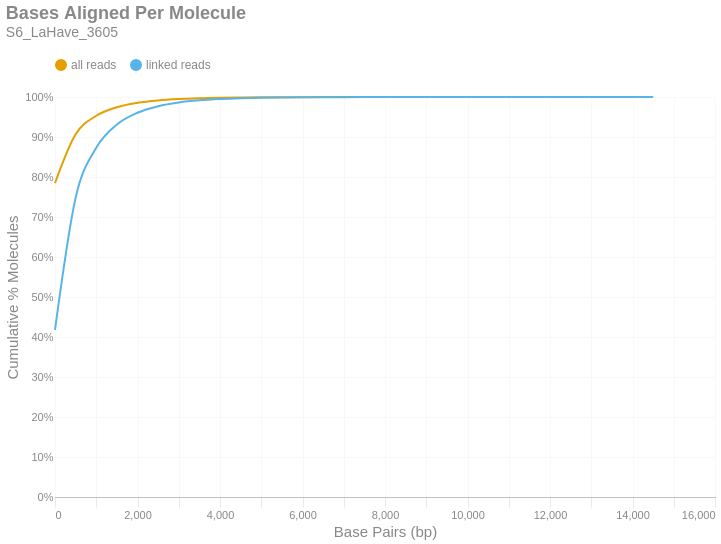

Notebook cell for this chart:
### Markdown cell above
### Bases Aligned Per Molecule
This is a cumulative frequency distribution showing the number of base pairs aligned per unique molecule. These data are shown in 500 bp bins. There are two distributions: one with `all reads` (yellow) and another with only `linked reads` (blue). The percent of molecules in the `linked reads` distribution is relative to the total number of linked molecules.

### Code cell
if SKIPLR:
    print_html(f"Skipped")
else:
    binned_df = consolidated_hist(valids['aligned_bp'], mask, 500, True)
    with SafeRender(binned_df):
        (
            density_plot(binned_df, 'Bases Aligned Per Molecule', samplename, 'basesper')
            .encode(
                x=alt.X('bin:Q', title="Base Pairs (bp)").axis(tickMinStep=500).scale(padding=0),
                y=alt.Y('value:Q', title='Cumulative % Molecules')
                    .axis(format='%')
                    .scale(domain = [0,1])
                    .stack(False),
                color=alt.Color("key:N").scale(domain = ["all reads", "linked reads"]),
                tooltip = [
                    alt.Tooltip("key:N", title = "Data Type"),
                    alt.Tooltip("range_label:N", title="Bases Aligned Per Molecule"),
                    alt.Tooltip("value:Q", format = ".2%", title="% Molecules (Cum.)")
                ]
            )
        ).display()

### Figure 1 — Vega-Lite specification as saved in the notebook (floating-point values rounded to 4 significant figures)
{"width": "container", "height": 400, "config": {"title": {"anchor": "start", "dy": -15, "fontSize": 18, "color": "#888888", "subtitleColor": "#888888", "subtitleFontSize": 14}, "arc": {"fill": "#0072B2"}, "axis": {"domainColor": "#888888", "domainWidth": 0.5, "gridWidth": 0.2, "grid": false, "titleFontWeight": 400, "titleFontSize": 15, "labelFontSize": 11, "labelColor": "#888888", "tickColor": "#888888", "tickWidth": 0.2, "titleColor": "#888888"}, "axisBand": {"grid": false}, "axisX": {"grid": true, "tickSize": 10, "domainCap": "round"}, "axisY": {"domain": false, "grid": true, "tickSize": 0, "domainCap": "round"}, "background": "transparent", "header": {"labelFontSize": 15, "labelColor": "#888888", "titleFontSize": 15, "titleFontWeight": 600, "titleColor": "#888888"}, "legend": {"labelFont": "sans-serif", "labelFontSize": 12, "labelColor": "#888888", "symbolSize": 100, "symbolType": "circle", "titleFontSize": 12, "titlePadding": 10, "titleColor": "#888888", "title": null, "orient": "top"}, "range": {"category": ["#E69F00", "#56B4E9", "#009E73", "#F0E442", "#0072B2", "#D55E00", "#CC79A7", "#000000"], "diverging": ["#cfe8f3", "#a2d4ec", "#73bfe2", "#46abdb", "#1696d2", "#12719e"]}, "area": {"fill": "#0072B2", "fillOpacity": 0.7, "line": true, "strokeOpacity": 0.7}, "line": {"color": "#0072B2", "stroke": "#0072B2", "strokeWidth": 2}, "trail": {"color": "#0072B2", "stroke": "#0072B2", "strokeWidth": 0, "size": 1}, "point": {"filled": true, "fillOpacity": 1.0, "size": 95}, "text": {"color": "#888888", "fontSize": 11, "align": "right", "fontWeight": 400, "size": 11}, "bar": {"fill": "#0072B2", "stroke": null}, "view": {"stroke": null, "continuousWidth": 660, "continuousHeight": 400}}, "data": {"name": "data-de7906ba99340e5709f72f70150ad96d"}, "mark": {"type": "line", "interpolate": "monotone", "point": {"opacity": 0, "size": 275}}, "encoding": {"color": {"field": "key", "scale": {"domain": ["all reads", "linked reads"]}, "type": "nominal"}, "tooltip": [{"field": "key", "title": "Data Type", "type": "nominal"}, {"field": "range_label", "title": "Bases Aligned Per Molecule", "type": "nominal"}, {"field": "value", "format": ".2%", "title": "% Molecules (Cum.)", "type": "quantitative"}], "x": {"axis": {"tickMinStep": 500}, "field": "bin", "scale": {"padding": 0}, "title": "Base Pairs (bp)", "type": "quantitative"}, "y": {"axis": {"format": "%"}, "field": "value", "scale": {"domain": [0, 1]}, "stack": false, "title": "Cumulative % Molecules", "type": "quantitative"}}, "params": [{"name": "param_c36ac31b6afebe62", "select": {"type": "point", "fields": ["key"]}, "bind": "legend"}], "title": {"text": "Bases Aligned Per Molecule", "subtitle": "S6_LaHave_3605"}, "transform": [{"fold": ["all reads (cumsum)", "linked reads (cumsum)"]}, {"calculate": "replace(datum.key, ' (cumsum)', '')", "as": "key"}, {"filter": {"param": "param_c36ac31b6afebe62"}}], "usermeta": {"embedOptions": {"downloadFileName": "S6_LaHave_3605.basesper"}}, "$schema": "https://vega.github.io/schema/vega-lite/v6.1.0.json", "datasets": {"data-de7906ba99340e5709f72f70150ad96d": [{"bin": "0.0", "interval": "0.0-500.0", "all reads": 0.7846, "linked reads": 0.4179, "all reads (cumsum)": 0.7846, "linked reads (cumsum)": 0.4179, "range_label": "0-499"}, {"bin": "500.0", "interval": "500.0-1000.0", "all reads": 0.1222, "linked reads": 0.33, "all reads (cumsum)": 0.9068, "linked reads (cumsum)": 0.7479, "range_label": "500-999"}, {"bin": "1000.0", "interval": "1000.0-1500.0", "all reads": 0.04623, "linked reads": 0.1251, "all reads (cumsum)": 0.9531, "linked reads (cumsum)": 0.873, "range_label": "1000-1499"}, {"bin": "1500.0", "interval": "1500.0-2000.0", "all reads": 0.02147, "linked reads": 0.05809, "all reads (cumsum)": 0.9745, "linked reads (cumsum)": 0.9311, "range_label": "1500-1999"}, {"bin": "2000.0", "interval": "2000.0-2500.0", "all reads": 0.01092, "linked reads": 0.02956, "all reads (cumsum)": 0.9855, "linked reads (cumsum)": 0.9606, "range_label": "2000-2499"}, {"bin": "2500.0", "interval": "2500.0-3000.0", "all reads": 0.006042, "linked reads": 0.01635, "all reads (cumsum)": 0.9915, "linked reads (cumsum)": 0.977, "range_label": "2500-2999"}, {"bin": "3000.0", "interval": "3000.0-3500.0", "all reads": 0.003415, "linked reads": 0.009243, "all reads (cumsum)": 0.9949, "linked reads (cumsum)": 0.9862, "range_label": "3000-3499"}, {"bin": "3500.0", "interval": "3500.0-4000.0", "all reads": 0.001982, "linked reads": 0.005364, "all reads (cumsum)": 0.9969, "linked reads (cumsum)": 0.9916, "range_label": "3500-3999"}, {"bin": "4000.0", "interval": "4000.0-4500.0", "all reads": 0.001177, "linked reads": 0.003185, "all reads (cumsum)": 0.9981, "linked reads (cumsum)": 0.9948, "range_label": "4000-4499"}, {"bin": "4500.0", "interval": "4500.0-5000.0", "all reads": 0.000722, "linked reads": 0.001954, "all reads (cumsum)": 0.9988, "linked reads (cumsum)": 0.9967, "range_label": "4500-4999"}, {"bin": "5000.0", "interval": "5000.0-5500.0", "all reads": 0.0004447, "linked reads": 0.001203, "all reads (cumsum)": 0.9992, "linked reads (cumsum)": 0.9979, "range_label": "5000-5499"}, {"bin": "5500.0", "interval": "5500.0-6000.0", "all reads": 0.0002641, "linked reads": 0.0007147, "all reads (cumsum)": 0.9995, "linked reads (cumsum)": 0.9986, "range_label": "5500-5999"}, {"bin": "6000.0", "interval": "6000.0-6500.0", "all reads": 0.0001849, "linked reads": 0.0005005, "all reads (cumsum)": 0.9997, "linked reads (cumsum)": 0.9991, "range_label": "6000-6499"}, {"bin": "6500.0", "interval": "6500.0-7000.0", "all reads": 0.0001143, "linked reads": 0.0003093, "all reads (cumsum)": 0.9998, "linked reads (cumsum)": 0.9995, "range_label": "6500-6999"}, {"bin": "7000.0", "interval": "7000.0-7500.0", "all reads": 6.984e-05, "linked reads": 0.000189, "all reads (cumsum)": 0.9999, "linked reads (cumsum)": 0.9996, "range_label": "7000-7499"}, {"bin": "7500.0", "interval": "7500.0-8000.0", "all reads": 4.835e-05, "linked reads": 0.0001309, "all reads (cumsum)": 0.9999, "linked reads (cumsum)": 0.9998, "range_label": "7500-7999"}, {"bin": "8000.0", "interval": "8000.0-8500.0", "all reads": 2.934e-05, "linked reads": 7.941e-05, "all reads (cumsum)": 0.9999, "linked reads (cumsum)": 0.9999, "range_label": "8000-8499"}, {"bin": "8500.0", "interval": "8500.0-9000.0", "all reads": 1.963e-05, "linked reads": 5.313e-05, "all reads (cumsum)": 1.0, "linked reads (cumsum)": 0.9999, "range_label": "8500-8999"}, {"bin": "9000.0", "interval": "9000.0-9500.0", "all reads": 9.092e-06, "linked reads": 2.461e-05, "all reads (cumsum)": 1.0, "linked reads (cumsum)": 0.9999, "range_label": "9000-9499"}, {"bin": "9500.0", "interval": "9500.0-10000.0", "all reads": 7.645e-06, "linked reads": 2.069e-05, "all reads (cumsum)": 1.0, "linked reads (cumsum)": 1.0, "range_label": "9500-9999"}, {"bin": "10000.0", "interval": "10000.0-10500.0", "all reads": 5.372e-06, "linked reads": 1.454e-05, "all reads (cumsum)": 1.0, "linked reads (cumsum)": 1.0, "range_label": "10000-10499"}, {"bin": "10500.0", "interval": "10500.0-11000.0", "all reads": 3.926e-06, "linked reads": 1.063e-05, "all reads (cumsum)": 1.0, "linked reads (cumsum)": 1.0, "range_label": "10500-10999"}, {"bin": "11000.0", "interval": "11000.0-11500.0", "all reads": 3.513e-06, "linked reads": 9.507e-06, "all reads (cumsum)": 1.0, "linked reads (cumsum)": 1.0, "range_label": "11000-11499"}, {"bin": "11500.0", "interval": "11500.0-12000.0", "all reads": 1.446e-06, "linked reads": 3.915e-06, "all reads (cumsum)": 1.0, "linked reads (cumsum)": 1.0, "range_label": "11500-11999"}, {"bin": "12000.0", "interval": "12000.0-12500.0", "all reads": 8.265e-07, "linked reads": 2.237e-06, "all reads (cumsum)": 1.0, "linked reads (cumsum)": 1.0, "range_label": "12000-12499"}, {"bin": "12500.0", "interval": "12500.0-13000.0", "all reads": 1.033e-06, "linked reads": 2.796e-06, "all reads (cumsum)": 1.0, "linked reads (cumsum)": 1.0, "range_label": "12500-12999"}, {"bin": "13000.0", "interval": "13000.0-13500.0", "all reads": 0.0, "linked reads": 0.0, "all reads (cumsum)": 1.0, "linked reads (cumsum)": 1.0, "range_label": "13000-13499"}, {"bin": "13500.0", "interval": "13500.0-14000.0", "all reads": 4.133e-07, "linked reads": 1.118e-06, "all reads (cumsum)": 1.0, "linked reads (cumsum)": 1.0, "range_label": "13500-13999"}, {"bin": "14000.0", "interval": "14000.0-14500.0", "all reads": 4.133e-07, "linked reads": 1.118e-06, "all reads (cumsum)": 1.0, "linked reads (cumsum)": 1.0, "range_label": "14000-14499"}, {"bin": "14500.0", "interval": "14500.0-15000.0", "all reads": 2.066e-07, "linked reads": 5.592e-07, "all reads (cumsum)": 1.0, "linked reads (cumsum)": 1.0, "range_label": "14500-14999"}]}}
